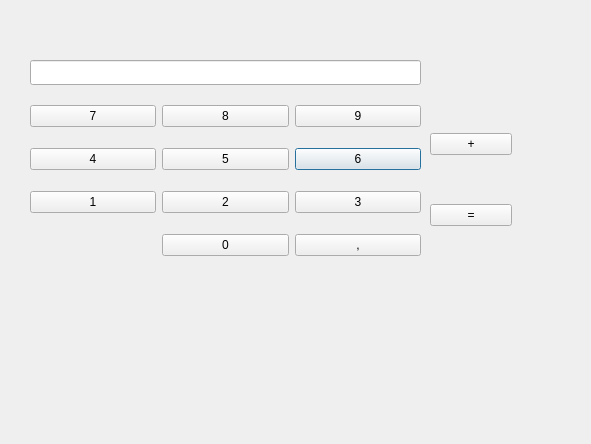
<?xml version="1.0" encoding="UTF-8"?>
<ui version="4.0">
 <class>Calculadora</class>
 <widget class="QDialog" name="Calculadora">
  <property name="geometry">
   <rect>
    <x>0</x>
    <y>0</y>
    <width>591</width>
    <height>444</height>
   </rect>
  </property>
  <property name="windowTitle">
   <string>Dialog</string>
  </property>
  <widget class="QLineEdit" name="display">
   <property name="geometry">
    <rect>
     <x>30</x>
     <y>60</y>
     <width>391</width>
     <height>25</height>
    </rect>
   </property>
  </widget>
  <widget class="QWidget" name="">
   <property name="geometry">
    <rect>
     <x>30</x>
     <y>90</y>
     <width>391</width>
     <height>184</height>
    </rect>
   </property>
   <layout class="QGridLayout" name="gridLayout">
    <item row="4" column="2">
     <widget class="QPushButton" name="pushButton_7">
      <property name="text">
       <string>6</string>
      </property>
     </widget>
    </item>
    <item row="6" column="1">
     <widget class="QPushButton" name="btn2">
      <property name="text">
       <string>2</string>
      </property>
     </widget>
    </item>
    <item row="4" column="0">
     <widget class="QPushButton" name="pushButton_4">
      <property name="text">
       <string>4</string>
      </property>
     </widget>
    </item>
    <item row="7" column="2">
     <widget class="QPushButton" name="pushButton_12">
      <property name="text">
       <string>,</string>
      </property>
     </widget>
    </item>
    <item row="0" column="0">
     <widget class="QPushButton" name="pushButton_8">
      <property name="text">
       <string>7</string>
      </property>
     </widget>
    </item>
    <item row="7" column="1">
     <widget class="QPushButton" name="btn0">
      <property name="text">
       <string>0</string>
      </property>
     </widget>
    </item>
    <item row="4" column="1">
     <widget class="QPushButton" name="pushButton_5">
      <property name="text">
       <string>5</string>
      </property>
     </widget>
    </item>
    <item row="6" column="2">
     <widget class="QPushButton" name="btn3">
      <property name="text">
       <string>3</string>
      </property>
     </widget>
    </item>
    <item row="6" column="0">
     <widget class="QPushButton" name="btn1">
      <property name="text">
       <string>1</string>
      </property>
     </widget>
    </item>
    <item row="0" column="2">
     <widget class="QPushButton" name="pushButton_10">
      <property name="text">
       <string>9</string>
      </property>
     </widget>
    </item>
    <item row="0" column="1">
     <widget class="QPushButton" name="pushButton_9">
      <property name="text">
       <string>8</string>
      </property>
     </widget>
    </item>
   </layout>
  </widget>
  <widget class="QWidget" name="">
   <property name="geometry">
    <rect>
     <x>430</x>
     <y>90</y>
     <width>82</width>
     <height>181</height>
    </rect>
   </property>
   <layout class="QVBoxLayout" name="verticalLayout">
    <item>
     <widget class="QPushButton" name="btnMas">
      <property name="text">
       <string>+</string>
      </property>
     </widget>
    </item>
    <item>
     <widget class="QPushButton" name="btnIgual">
      <property name="text">
       <string>=</string>
      </property>
     </widget>
    </item>
   </layout>
  </widget>
 </widget>
 <resources/>
 <connections/>
</ui>
